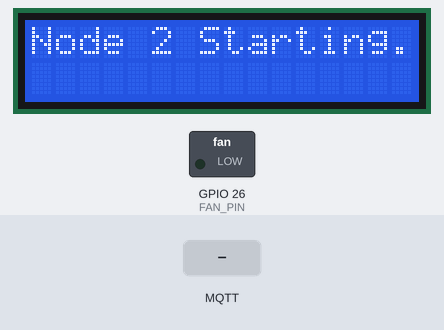
Simulated run of this program. Board: ESP32. On the bench: 16×2 character LCD, switched loads named in the program (green lamp = pin HIGH). Inputs (shaded band) come from the test bench. WiFi joins after 1.5 s; servers stay silent unless stated; no MQTT or app messages arrive unless stated; what the program prints to the serial monitor is not drawn.

Above: at 0.1 s.
At 3.8 s:
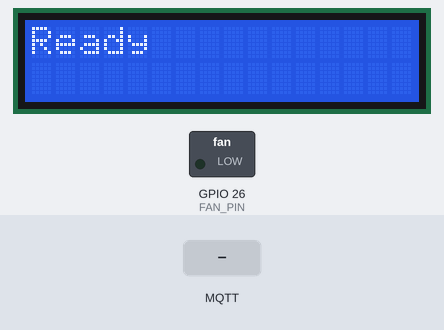
3.9 s: MQTT message "true" arrives on the first subscribed topic
At 4.8 s:
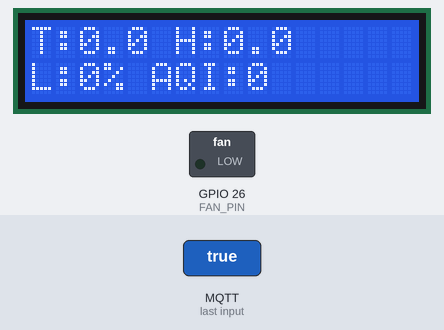
5.4 s: MQTT message "1" arrives on the first subscribed topic
6.9 s: MQTT message "on" arrives on the first subscribed topic
Timing chart, 0 to 9.9 s (numbered marks = the images above; inputs shaded):
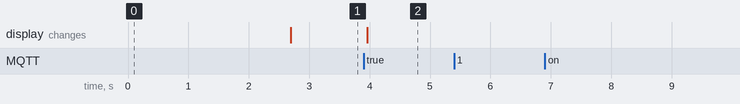

Measured:
- after the input at 3.9 s, the display: changes after 0.06 s (image 2)
- after the input at 5.4 s, every drawn part: stays the same
- after the input at 6.9 s, every drawn part: stays the same

The program:

main.cpp
```cpp
// NODE 2 – MQTT + LCD + FAN + THINGSBOARD

#include <WiFi.h>
#include <PubSubClient.h>
#include <Wire.h>
#include <LiquidCrystal_I2C.h>
#include <ArduinoJson.h>

// WiFi
const char* ssid = "TANG 2";
const char* password = "123456789@";

// Mosquitto
const char* mosq_host = "test.mosquitto.org";
const int   mosq_port = 1883;

// ThingsBoard
const char* tb_host  = "mqtt.eu.thingsboard.cloud";
const int   tb_port  = 1883;
const char* tb_token = "CUk5ru2wTngU9aGEcAj0";

// MQTT Client cho Mosquitto
WiFiClient espMosq;
PubSubClient mosq(espMosq);

// MQTT Client cho ThingsBoard
WiFiClient espTB;
PubSubClient tb(espTB);

// LCD
LiquidCrystal_I2C lcd(0x27, 16, 2);

// FAN
#define FAN_PIN 26

// Sensor Values
float g_temp  = 0;
float g_hum   = 0;
float g_light = 0;
float g_aqi   = 0;

// Control
bool fanState = false;
bool autoMode = false;

// APPLY FAN LOGIC
void applyFanLogic() {

    bool warnTemp = (g_temp >= 27.0f);
    bool warnAQI  = (g_aqi  >= 120.0f);

    if (autoMode) {
        fanState = (warnTemp || warnAQI);
    }

    digitalWrite(FAN_PIN, fanState);
}

// UPDATE LCD
void updateLCD() {

    static unsigned long lastSwitch = 0;
    static bool phase = false;

    lcd.clear();

    bool warnTemp = (g_temp >= 27.0f);
    bool warnAQI  = (g_aqi  >= 120.0f);

    //  CẢ 2 CẢNH BÁO
    if (warnTemp && warnAQI) {

        lcd.setCursor(0, 0);
        lcd.print("TEMP & AQI CAO!");

        lcd.setCursor(0, 1);
        lcd.printf("T:%.1f AQI:%.0f", g_temp, g_aqi);
        return;
    }

    //  1 CẢNH BÁO
    if (warnTemp || warnAQI) {

        lcd.setCursor(0, 0);
        if (warnTemp) lcd.print("NHIET DO CAO!");
        else          lcd.print("AQI CAO!");

        lcd.setCursor(0, 1);
        if (warnTemp)
            lcd.printf("T:%.1f H:%.1f", g_temp, g_hum);
        else
            lcd.printf("AQI:%.0f", g_aqi);

        return;
    }

    //  KHÔNG CẢNH BÁO
    lcd.setCursor(0, 0);
    lcd.printf("T:%.1f H:%.1f", g_temp, g_hum);

    lcd.setCursor(0, 1);
    lcd.printf("L:%.0f%% AQI:%.0f", g_light, g_aqi);
}

// SEND TELEMETRY
void sendTelemetry() {

    String payload = "{";
    payload += "\"temperature\":" + String(g_temp) + ",";
    payload += "\"humidity\":" + String(g_hum) + ",";
    payload += "\"light\":" + String(g_light) + ",";
    payload += "\"aqi\":" + String(g_aqi) + ",";
    payload += "\"fan\":" + String(fanState ? "true" : "false") + ",";
    payload += "\"mode\":" + String(autoMode ? "true" : "false");
    payload += "}";

    tb.publish("v1/devices/me/telemetry", payload.c_str());
    Serial.println("TB ← " + payload);
}

// RPC CALLBACK (ThingsBoard)
void mqttCallback_tb(char* topic, byte* payload, unsigned int len) {

    String msg = "";
    for (int i = 0; i < len; i++) msg += (char)payload[i];

    Serial.println("RPC → " + msg);

    if (msg.indexOf("\"method\":\"FAN\"") != -1) {
        if (!autoMode) {
            fanState = msg.indexOf("true") != -1;
            digitalWrite(FAN_PIN, fanState);
        }
    }

    if (msg.indexOf("\"method\":\"MODE\"") != -1) {
        autoMode = msg.indexOf("true") != -1;
        applyFanLogic();
    }

    updateLCD();
}

// MOSQUITTO CALLBACK (DATA TỪ NODE 1)
void mqttCallback_mosq(char* topic, byte* payload, unsigned int len) {

    String json = "";
    for (int i = 0; i < len; i++) json += (char)payload[i];

    Serial.println("MQTT(JSON) ← " + json);

    StaticJsonDocument<256> doc;
    DeserializationError err = deserializeJson(doc, json);
    if (err) {
        Serial.print("JSON ERROR: ");
        Serial.println(err.c_str());
        return;
    }

    g_temp  = doc["temperature"];
    g_hum   = doc["humidity"];
    g_light = doc["light"];
    g_aqi   = doc["aqi"];

    applyFanLogic();
    updateLCD();
    sendTelemetry();
}

// Mosquitto reconnect
void mosqReconnect() {
    while (!mosq.connected()) {
        Serial.print("Mosquitto reconnect...");
        if (mosq.connect("Node2-MOSQ")) {
            Serial.println("OK");
            mosq.subscribe("home/nhom17/data");
        } else {
            Serial.print("Fail rc=");
            Serial.println(mosq.state());
            delay(2000);
        }
    }
}

// ThingsBoard reconnect
void tbReconnect() {
    while (!tb.connected()) {
        Serial.print("TB reconnect...");
        if (tb.connect("Node2-TB", tb_token, NULL)) {
            Serial.println("OK");
            tb.subscribe("v1/devices/me/rpc/request/+");
        } else {
            Serial.print("Fail rc=");
            Serial.println(tb.state());
            delay(2000);
        }
    }
}

// SETUP
void setup() {
    Serial.begin(9600);

    pinMode(FAN_PIN, OUTPUT);

    Wire.begin(21,22);
    lcd.init();
    lcd.backlight();
    lcd.print("Node 2 Starting...");
    delay(1000);

    WiFi.begin(ssid, password);
    while (WiFi.status() != WL_CONNECTED) delay(200);

    // Mosquitto (Nhận JSON từ Node 1)
    mosq.setServer(mosq_host, mosq_port);
    mosq.setCallback(mqttCallback_mosq);

    // ThingsBoard (RPC + Telemetry)
    tb.setServer(tb_host, tb_port);
    tb.setCallback(mqttCallback_tb);

    lcd.clear();
    lcd.print("Ready");
}

// LOOP
void loop() {

    if (!mosq.connected()) mosqReconnect();
    mosq.loop();

    if (!tb.connected()) tbReconnect();
    tb.loop();
}
```
